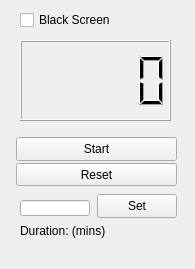
<?xml version="1.0" encoding="UTF-8"?>
<ui version="4.0">
 <class>Form</class>
 <widget class="QWidget" name="Form">
  <property name="geometry">
   <rect>
    <x>0</x>
    <y>0</y>
    <width>195</width>
    <height>269</height>
   </rect>
  </property>
  <property name="windowTitle">
   <string>Form</string>
  </property>
  <widget class="QLCDNumber" name="lcdNumber">
   <property name="geometry">
    <rect>
     <x>20</x>
     <y>40</y>
     <width>151</width>
     <height>81</height>
    </rect>
   </property>
  </widget>
  <widget class="QPushButton" name="pushButton_2">
   <property name="geometry">
    <rect>
     <x>16</x>
     <y>163</y>
     <width>161</width>
     <height>23</height>
    </rect>
   </property>
   <property name="text">
    <string>Reset</string>
   </property>
  </widget>
  <widget class="QLineEdit" name="lineEdit">
   <property name="geometry">
    <rect>
     <x>20</x>
     <y>200</y>
     <width>70</width>
     <height>16</height>
    </rect>
   </property>
  </widget>
  <widget class="QCheckBox" name="checkBox">
   <property name="geometry">
    <rect>
     <x>20</x>
     <y>10</y>
     <width>111</width>
     <height>20</height>
    </rect>
   </property>
   <property name="text">
    <string>Black Screen</string>
   </property>
  </widget>
  <widget class="QLabel" name="label">
   <property name="geometry">
    <rect>
     <x>20</x>
     <y>220</y>
     <width>111</width>
     <height>21</height>
    </rect>
   </property>
   <property name="text">
    <string>Duration: (mins)</string>
   </property>
  </widget>
  <widget class="QPushButton" name="pushButton_3">
   <property name="geometry">
    <rect>
     <x>97</x>
     <y>194</y>
     <width>80</width>
     <height>24</height>
    </rect>
   </property>
   <property name="text">
    <string>Set</string>
   </property>
  </widget>
  <widget class="QPushButton" name="pushButton">
   <property name="geometry">
    <rect>
     <x>16</x>
     <y>137</y>
     <width>161</width>
     <height>24</height>
    </rect>
   </property>
   <property name="text">
    <string>Start</string>
   </property>
  </widget>
 </widget>
 <resources/>
 <connections/>
</ui>
